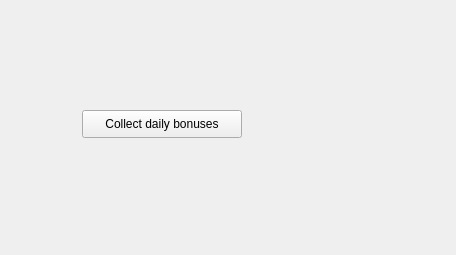
<?xml version="1.0" encoding="UTF-8"?>
<ui version="4.0">
 <class>Form</class>
 <widget class="QWidget" name="Form">
  <property name="geometry">
   <rect>
    <x>0</x>
    <y>0</y>
    <width>456</width>
    <height>255</height>
   </rect>
  </property>
  <property name="windowTitle">
   <string>GamerMine bot</string>
  </property>
  <widget class="QLabel" name="label">
   <property name="geometry">
    <rect>
     <x>110</x>
     <y>-30</y>
     <width>221</width>
     <height>131</height>
    </rect>
   </property>
   <property name="styleSheet">
    <string notr="true">background-image:url(logo.png);
image: url(logo.png);</string>
   </property>
   <property name="text">
    <string/>
   </property>
  </widget>
  <widget class="QPushButton" name="startButton">
   <property name="geometry">
    <rect>
     <x>82</x>
     <y>110</y>
     <width>160</width>
     <height>28</height>
    </rect>
   </property>
   <property name="text">
    <string>Collect daily bonuses</string>
   </property>
  </widget>
 </widget>
 <connections/>
</ui>
